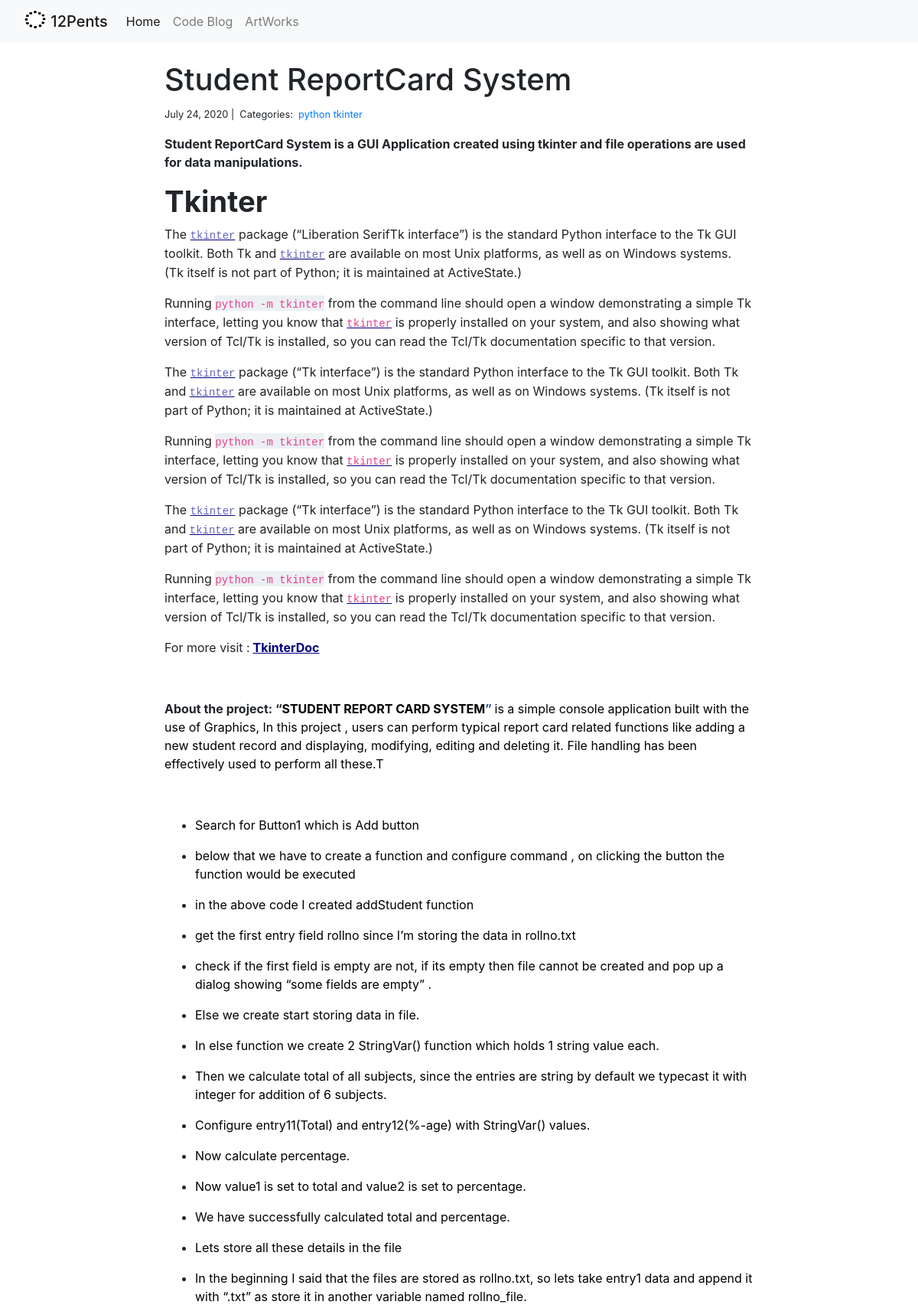
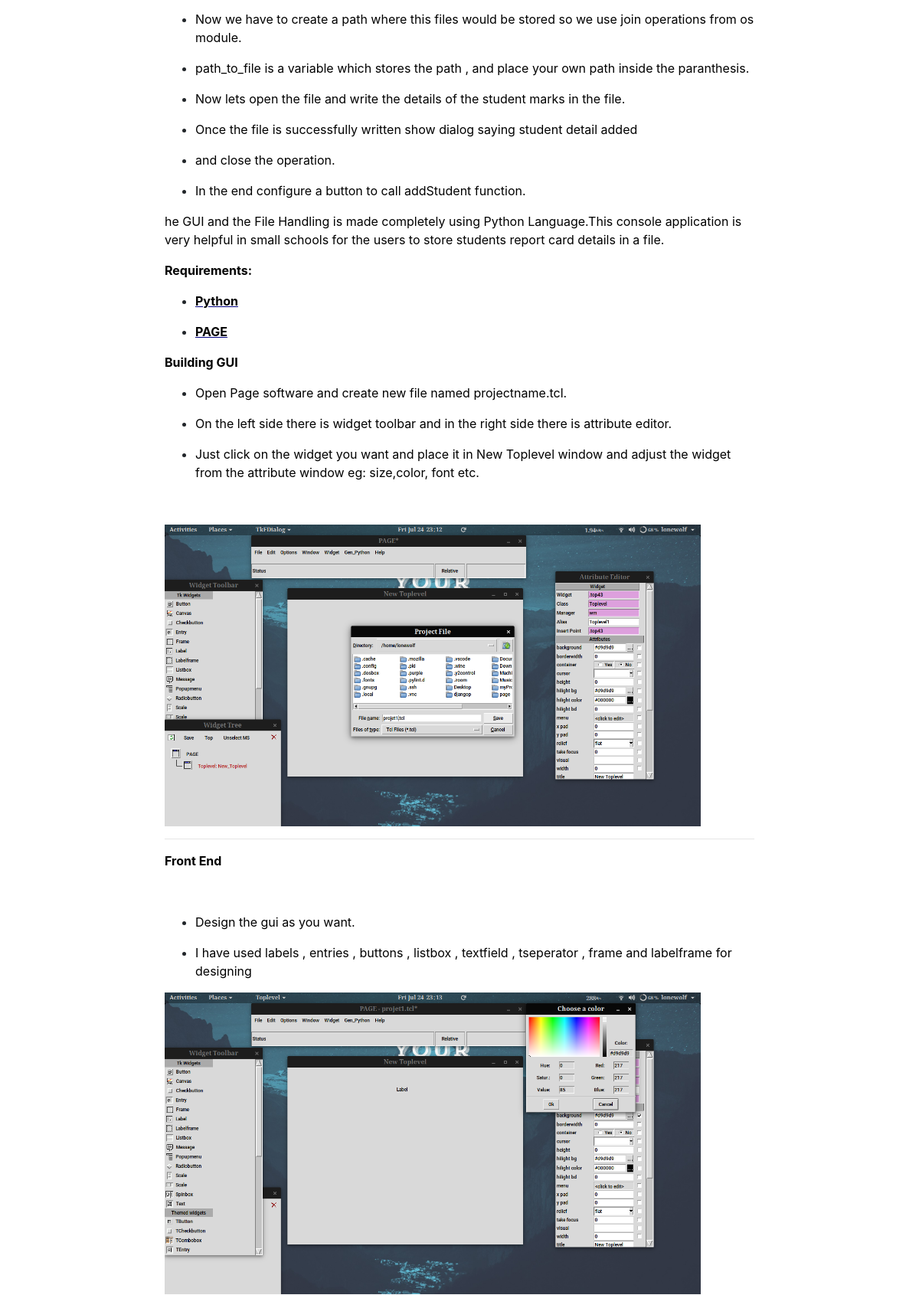
The page /blog/ReportCardApp/ (upper part) on the database its author committed (2 pictures, top to bottom).
### blog/models.py (models this page shows, shortened)
class Post(models.Model):
	pname=models.CharField(max_length=50,null=True)
	title=models.CharField(max_length=225)
	body=RichTextUploadingField(blank=True)
	created_on=models.DateTimeField(auto_now_add=True)
	last_modified=models.DateTimeField(auto_now=True)
	categories=models.ManyToManyField('Category',related_name='posts')

class Category(models.Model):
	name=models.CharField(max_length=20)

### blog/views.py (the view, shortened to what this page needs)
# urls.py: path("<pname>/" ,views.blog_detail,name="blog_detail"),
def blog_detail(request,pname):
	post=Post.objects.get(pname__contains=pname)
	form=CommentForm()
	comments=Comment.objects.filter(post=post)
	context={
			"post":post,
			"comments":comments,
			"form":form,
		}
	return render(request,"blog_detail.html",context)

### blog/templates/blog_detail.html (shortened to what this page needs)
{% extends "base.html" %}
{% block page_content %}
<div class="col-md-8 offset-md-2">
    <h1>{{ post.title }}</h1>
    <small>
        {{ post.created_on.date }} |&nbsp;
        Categories:&nbsp;
        {% for category in post.categories.all %}
        <a href="{% url 'blog_category' category.name %}">
            {{ category.name }}
        </a>&nbsp;
        {% endfor %}
    </small>
    <p>{{ post.body | safe }}</p>
</div>
{% endblock %}

### rows shown on the page
Post: title "Student ReportCard System", created_on "July 24, 2020", body "Student ReportCard System is a GUI Application created using tkinter and file operations are used for data manipulations. Tkinter The tkinter package (“Liberation SerifTk interface”) is the standard Python interface to the Tk GUI toolkit. Both Tk and tkinter are available on most Unix platforms, as well as on Windows systems. (Tk itself is not part of Python; it is maintained at ActiveState.) Running python -m tkinter from the command line should open a window demonstrating a simple Tk interface, letting you know that tkinter is properly installed on your system, and also showing what version of Tcl/Tk is installed, so you can read the Tcl/Tk documentation specific to that version. The…", body (picture)
Category: name "python tkinter"
